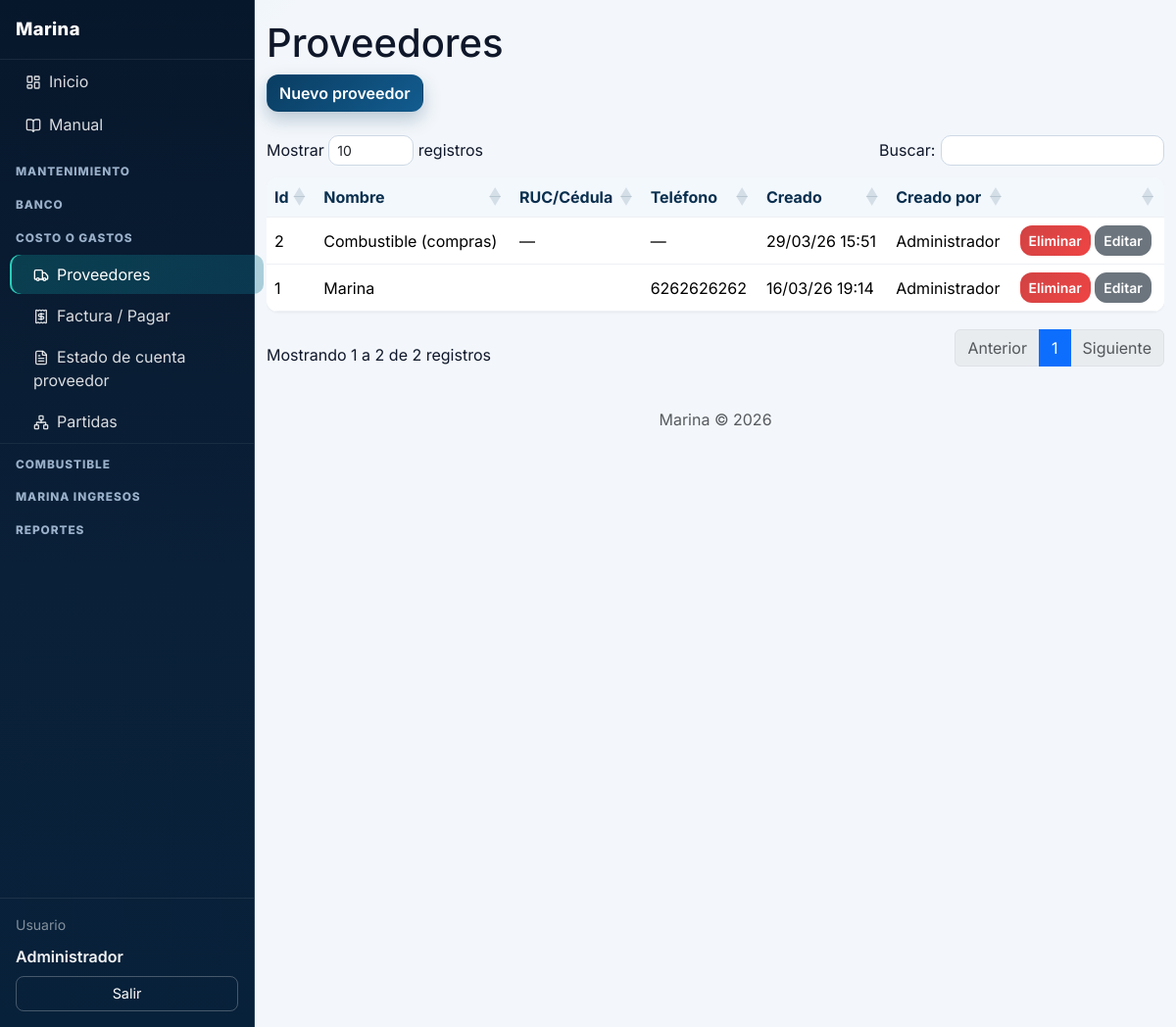
/index.php?p=proveedores (signed in), run on the app's committed database.
### tables this page shows
CREATE TABLE proveedores (
  id INT UNSIGNED AUTO_INCREMENT PRIMARY KEY,
  nombre VARCHAR(150) NOT NULL,
  documento VARCHAR(50) NULL,
  telefono VARCHAR(50) NULL,
  email VARCHAR(100) NULL,
  direccion TEXT NULL,
  created_at DATETIME NOT NULL DEFAULT CURRENT_TIMESTAMP,
  updated_at DATETIME NOT NULL DEFAULT CURRENT_TIMESTAMP ON UPDATE CURRENT_TIMESTAMP,
  created_by INT UNSIGNED NULL,
  updated_by INT UNSIGNED NULL,
  FOREIGN KEY (created_by) REFERENCES usuarios(id),
  FOREIGN KEY (updated_by) REFERENCES usuarios(id)
);

CREATE TABLE usuarios (
  id INT UNSIGNED AUTO_INCREMENT PRIMARY KEY,
  nombre VARCHAR(100) NOT NULL,
  email VARCHAR(100) NOT NULL UNIQUE,
  password_hash VARCHAR(255) NOT NULL,
  rol VARCHAR(50) NOT NULL DEFAULT 'admin',
  activo TINYINT(1) NOT NULL DEFAULT 1,
  created_at DATETIME NOT NULL DEFAULT CURRENT_TIMESTAMP,
  updated_at DATETIME NOT NULL DEFAULT CURRENT_TIMESTAMP ON UPDATE CURRENT_TIMESTAMP,
  created_by INT UNSIGNED NULL,
  updated_by INT UNSIGNED NULL,
  FOREIGN KEY (created_by) REFERENCES usuarios(id),
  FOREIGN KEY (updated_by) REFERENCES usuarios(id)
);

### index.php (called while the page is built, shortened)
<?php
require_once __DIR__ . '/includes/funciones.php';
$p = trim($_GET['p'] ?? 'dashboard');
$p = preg_replace('/[^a-z0-9_-]/', '', $p) ?: 'dashboard';
$pagina = __DIR__ . '/pages/' . $p . '.php';
require $pagina;

### includes/funciones.php (called while the page is built, shortened)
<?php
function e(string $s): string {
    return htmlspecialchars($s, ENT_QUOTES, 'UTF-8');
}
function fechaHoraFormato(?string $fecha, string $formato = MARINA_FMT_FECHA_HORA_PANTALLA): string {
    $t = strtotime($fecha);
    return $t ? date($formato, $t) : $fecha;
}

### pages/proveedores.php (the view, shortened to what this page needs)
<?php
$pdo = getDb();
?>
<?php require_once __DIR__ . '/../includes/layout.php'; ?>
<h1>Proveedores</h1>
<div class="toolbar d-flex gap-2"><button type="button" class="btn btn-primary" id="btnNuevoProveedor">Nuevo proveedor</button></div>
<table>
    <thead><tr><th>Id</th><th>Nombre</th><th>RUC/Cédula</th><th>Teléfono</th><th>Creado</th><th>Creado por</th><th></th></tr></thead>
    <tbody>
    <?php
    $st = $pdo->query('SELECT p.*, u.nombre AS creado_por FROM proveedores p LEFT JOIN usuarios u ON p.created_by = u.id ORDER BY p.nombre');
    while ($r = $st->fetch()): ?>
        <tr>
            <td><?= (int)$r['id'] ?></td>
            <td><?= e($r['nombre']) ?></td>
            <td><?= e($r['documento'] ?? '—') ?></td>
            <td><?= e($r['telefono'] ?? '—') ?></td>
            <td><?= fechaHoraFormato($r['created_at']) ?></td>
            <td><?= e($r['creado_por'] ?? '—') ?></td>
            <td class="acciones">
                <button type="button" class="btn btn-danger btn-sm btn-eliminar-proveedor" data-id="<?= (int)$r['id'] ?>" data-nombre="<?= e($r['nombre']) ?>">Eliminar</button>
                <button type="button" class="btn btn-secondary btn-sm btn-editar-proveedor" data-id="<?= (int)$r['id'] ?>" data-nombre="<?= e($r['nombre']) ?>" data-documento="<?= e($r['documento'] ?? '') ?>" data-telefono="<?= e($r['telefono'] ?? '') ?>" data-email="<?= e($r['email'] ?? '') ?>" data-direccion="<?= e($r['direccion'] ?? '') ?>">Editar</button>
            </td>
        </tr>
    <?php endwhile; ?>
    </tbody>
</table>
<?php require_once __DIR__ . '/../includes/footer.php'; ?>

### assets/css/estilos.css (style rules this page uses)
body { font-family: system-ui, -apple-system, Segoe UI, Roboto, Arial, sans-serif; background: #f4f6f9; }
.toolbar { margin-bottom: 1rem; }
.acciones { white-space: nowrap; }
table { background: #fff; border-radius: .75rem; overflow: hidden; box-shadow: 0 1px 3px rgba(0, 0, 0, 0.06); }
th, td { padding: .75rem 1rem; border-bottom: 1px solid #edf0f4; }
th { background: #f8fafc; font-weight: 700; }
.dataTables_wrapper table.dataTable { margin-top: .25rem !important; margin-bottom: .25rem !important; }
:root { --bg-main: #f3f7fb; --surface: #ffffff; --surface-soft: #f8fbff; --text-main: #0f172a; --text-soft: #64748b; --brand-1: #0a3d62; --brand-2: #0ea5a6; --ok: #0f9f64; --danger: #d14343; --radius-lg: 16px; --radius-md: 12px; --shadow-soft: 0 10px 30px rgba(15, 23, 42, 0.08); }
body { font-family: "Inter", system-ui, -apple-system, Segoe UI, Roboto, Arial, sans-serif; color: var(--text-main); background: radial-gradient(1200px 600px at -10% -10%, rgba(14, 165, 166, 0.16), transparent 40%), radial-gradient(900px 500px at 120% -20%, rgba(10, 61, 98, 0.2), transparent 35%), var(--bg-main); }
.btn { border-radius: 12px; font-weight: 600; transition: transform .16s ease, box-shadow .16s ease, opacity .16s ease; }
.btn-primary { background: linear-gradient(135deg, var(--brand-1), #125c8f); border-color: transparent; box-shadow: 0 8px 18px rgba(10, 61, 98, .25); }
.btn-danger { background: linear-gradient(135deg, #d14343, #ef4444); border-color: transparent; }
.dataTables_wrapper table.dataTable thead th { background: #f3f8fd !important; color: #0a2f4e; }

### data on the page
proveedores: id "2", nombre "Combustible (compras)", documento "—", telefono "—", created_at "29/03/26 15:51", created_by.nombre "Administrador"
proveedores: id "1", nombre "Marina", telefono "6262626262", created_at "16/03/26 19:14", created_by.nombre "Administrador"

### other printed values
$nombre_usuario "Administrador"
